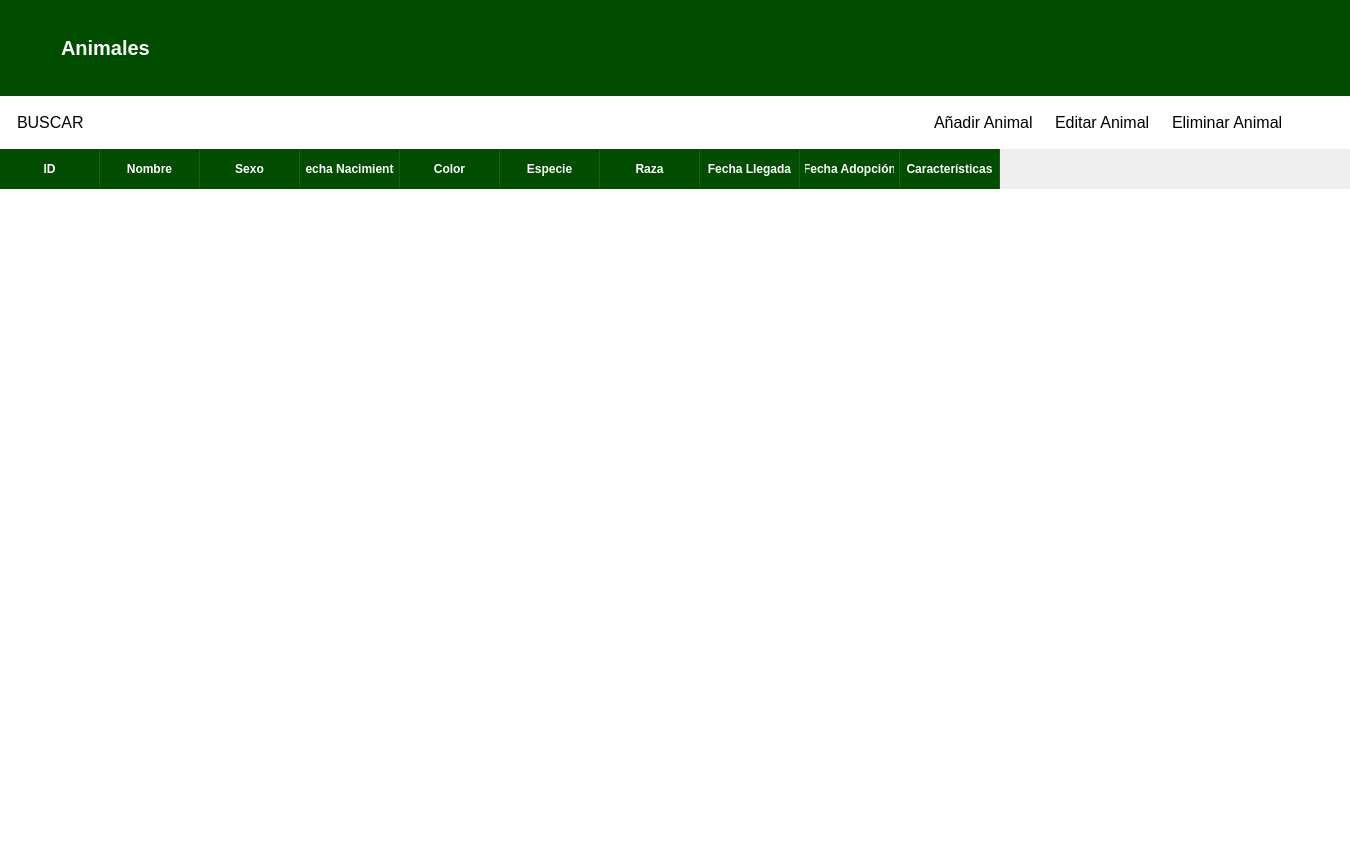
<?xml version="1.0" encoding="UTF-8"?>
<ui version="4.0">
 <class>MainWindow</class>
 <widget class="QMainWindow" name="MainWindow">
  <property name="geometry">
   <rect>
    <x>0</x>
    <y>0</y>
    <width>1350</width>
    <height>863</height>
   </rect>
  </property>
  <property name="windowTitle">
   <string>MainWindow</string>
  </property>
  <widget class="QWidget" name="centralwidget">
   <property name="styleSheet">
    <string notr="true">.QFrame {
    border: none;
    padding: 0px;
    margin: 0px;
}</string>
   </property>
   <layout class="QHBoxLayout" name="horizontalLayout" stretch="8">
    <property name="spacing">
     <number>0</number>
    </property>
    <property name="leftMargin">
     <number>0</number>
    </property>
    <property name="topMargin">
     <number>0</number>
    </property>
    <property name="rightMargin">
     <number>0</number>
    </property>
    <property name="bottomMargin">
     <number>0</number>
    </property>
    <item>
     <widget class="QFrame" name="frame">
      <property name="frameShape">
       <enum>QFrame::NoFrame</enum>
      </property>
      <property name="frameShadow">
       <enum>QFrame::Plain</enum>
      </property>
      <layout class="QVBoxLayout" name="verticalLayout_2" stretch="1,8">
       <property name="spacing">
        <number>0</number>
       </property>
       <property name="leftMargin">
        <number>0</number>
       </property>
       <property name="topMargin">
        <number>0</number>
       </property>
       <property name="rightMargin">
        <number>0</number>
       </property>
       <property name="bottomMargin">
        <number>0</number>
       </property>
       <item>
        <widget class="QFrame" name="frame_superior">
         <property name="styleSheet">
          <string notr="true">#frame_superior{
	background-color: #004d00
}

#titulo{
	color: white; 
	font-size: 20px; 
	font-weight: bold; 
}</string>
         </property>
         <property name="frameShape">
          <enum>QFrame::StyledPanel</enum>
         </property>
         <property name="frameShadow">
          <enum>QFrame::Raised</enum>
         </property>
         <layout class="QHBoxLayout" name="horizontalLayout_2">
          <property name="leftMargin">
           <number>15</number>
          </property>
          <item>
           <widget class="QLabel" name="label">
            <property name="minimumSize">
             <size>
              <width>40</width>
              <height>40</height>
             </size>
            </property>
            <property name="maximumSize">
             <size>
              <width>40</width>
              <height>40</height>
             </size>
            </property>
            <property name="text">
             <string/>
            </property>
            <property name="pixmap">
             <pixmap>img/huella.png</pixmap>
            </property>
            <property name="scaledContents">
             <bool>true</bool>
            </property>
           </widget>
          </item>
          <item>
           <widget class="QLabel" name="titulo">
            <property name="text">
             <string>Animales</string>
            </property>
           </widget>
          </item>
          <item>
           <spacer name="horizontalSpacer">
            <property name="orientation">
             <enum>Qt::Horizontal</enum>
            </property>
            <property name="sizeHint" stdset="0">
             <size>
              <width>801</width>
              <height>20</height>
             </size>
            </property>
           </spacer>
          </item>
         </layout>
        </widget>
       </item>
       <item>
        <widget class="QFrame" name="frame_2">
         <property name="frameShape">
          <enum>QFrame::StyledPanel</enum>
         </property>
         <property name="frameShadow">
          <enum>QFrame::Raised</enum>
         </property>
         <layout class="QVBoxLayout" name="verticalLayout_3">
          <property name="spacing">
           <number>0</number>
          </property>
          <property name="leftMargin">
           <number>0</number>
          </property>
          <property name="topMargin">
           <number>0</number>
          </property>
          <property name="rightMargin">
           <number>0</number>
          </property>
          <property name="bottomMargin">
           <number>0</number>
          </property>
          <item>
           <widget class="QFrame" name="frame_busqueda">
            <property name="styleSheet">
             <string notr="true">#frame_busqueda{
background-color: #FFFFFF;
}

QPushButton {
    background-color: transparent;
    text-align: left;
    padding: 8px;
    font-size: 16px;
    border: none;
}

/* Efecto cuando pasas el ratón por encima */
QPushButton:hover {
    background-color: #efefef;
}</string>
            </property>
            <property name="frameShape">
             <enum>QFrame::NoFrame</enum>
            </property>
            <property name="frameShadow">
             <enum>QFrame::Plain</enum>
            </property>
            <layout class="QHBoxLayout" name="horizontalLayout_7">
             <item>
              <widget class="QPushButton" name="btn_buscar">
               <property name="text">
                <string>BUSCAR</string>
               </property>
               <property name="icon">
                <iconset>
                 <normaloff>img/lupa.png</normaloff>img/lupa.png</iconset>
               </property>
              </widget>
             </item>
             <item>
              <spacer name="horizontalSpacer_6">
               <property name="orientation">
                <enum>Qt::Horizontal</enum>
               </property>
               <property name="sizeHint" stdset="0">
                <size>
                 <width>390</width>
                 <height>20</height>
                </size>
               </property>
              </spacer>
             </item>
             <item>
              <widget class="QPushButton" name="btn_anadir">
               <property name="text">
                <string>Añadir Animal</string>
               </property>
               <property name="icon">
                <iconset>
                 <normaloff>img/anadir.png</normaloff>img/anadir.png</iconset>
               </property>
              </widget>
             </item>
             <item>
              <widget class="QPushButton" name="btn_editar">
               <property name="text">
                <string>Editar Animal</string>
               </property>
               <property name="icon">
                <iconset>
                 <normaloff>img/editar.png</normaloff>img/editar.png</iconset>
               </property>
              </widget>
             </item>
             <item>
              <widget class="QPushButton" name="btn_eliminar">
               <property name="text">
                <string>Eliminar Animal</string>
               </property>
               <property name="icon">
                <iconset>
                 <normaloff>img/borrar.png</normaloff>img/borrar.png</iconset>
               </property>
              </widget>
             </item>
             <item>
              <spacer name="horizontalSpacer_17">
               <property name="orientation">
                <enum>Qt::Horizontal</enum>
               </property>
               <property name="sizeType">
                <enum>QSizePolicy::Fixed</enum>
               </property>
               <property name="sizeHint" stdset="0">
                <size>
                 <width>50</width>
                 <height>20</height>
                </size>
               </property>
              </spacer>
             </item>
            </layout>
           </widget>
          </item>
          <item>
           <widget class="QTableWidget" name="tabla_animales">
            <property name="styleSheet">
             <string notr="true">/* Estilo general de la tabla */
QTableWidget {
    background-color: white;
    gridline-color: #dcdcdc; /* Color de las líneas de la cuadrícula */
    border: none;
    alternate-background-color: #efefef; /* Color de las filas grises */
    selection-background-color: #a8d5a2; /* Color cuando seleccionas una fila */
    color: #333333; /* Color del texto de los datos */
}

/* Estilo de los encabezados (La parte superior verde) */
QHeaderView::section {
    background-color: #004d00; /* Verde oscuro como el de tu banner */
    color: white;
    padding: 5px;
    font-weight: bold;
    border: none;
    border-right: 1px solid #1a5e1a; /* Línea divisoria entre columnas */
    height: 30px;
}

/* Estilo para que los datos se vean más limpios */
QTableWidget::item {
    padding: 5px;
}</string>
            </property>
            <property name="frameShape">
             <enum>QFrame::NoFrame</enum>
            </property>
            <property name="frameShadow">
             <enum>QFrame::Plain</enum>
            </property>
            <property name="editTriggers">
             <set>QAbstractItemView::NoEditTriggers</set>
            </property>
            <property name="alternatingRowColors">
             <bool>true</bool>
            </property>
            <property name="selectionBehavior">
             <enum>QAbstractItemView::SelectRows</enum>
            </property>
            <attribute name="verticalHeaderVisible">
             <bool>false</bool>
            </attribute>
            <column>
             <property name="text">
              <string>ID</string>
             </property>
            </column>
            <column>
             <property name="text">
              <string>Nombre</string>
             </property>
            </column>
            <column>
             <property name="text">
              <string>Sexo</string>
             </property>
            </column>
            <column>
             <property name="text">
              <string>Fecha Nacimiento</string>
             </property>
            </column>
            <column>
             <property name="text">
              <string>Color</string>
             </property>
            </column>
            <column>
             <property name="text">
              <string>Especie</string>
             </property>
            </column>
            <column>
             <property name="text">
              <string>Raza</string>
             </property>
            </column>
            <column>
             <property name="text">
              <string>Fecha Llegada</string>
             </property>
            </column>
            <column>
             <property name="text">
              <string>Fecha Adopción</string>
             </property>
            </column>
            <column>
             <property name="text">
              <string>Características</string>
             </property>
            </column>
           </widget>
          </item>
         </layout>
        </widget>
       </item>
      </layout>
     </widget>
    </item>
   </layout>
  </widget>
 </widget>
 <resources/>
 <connections/>
</ui>
